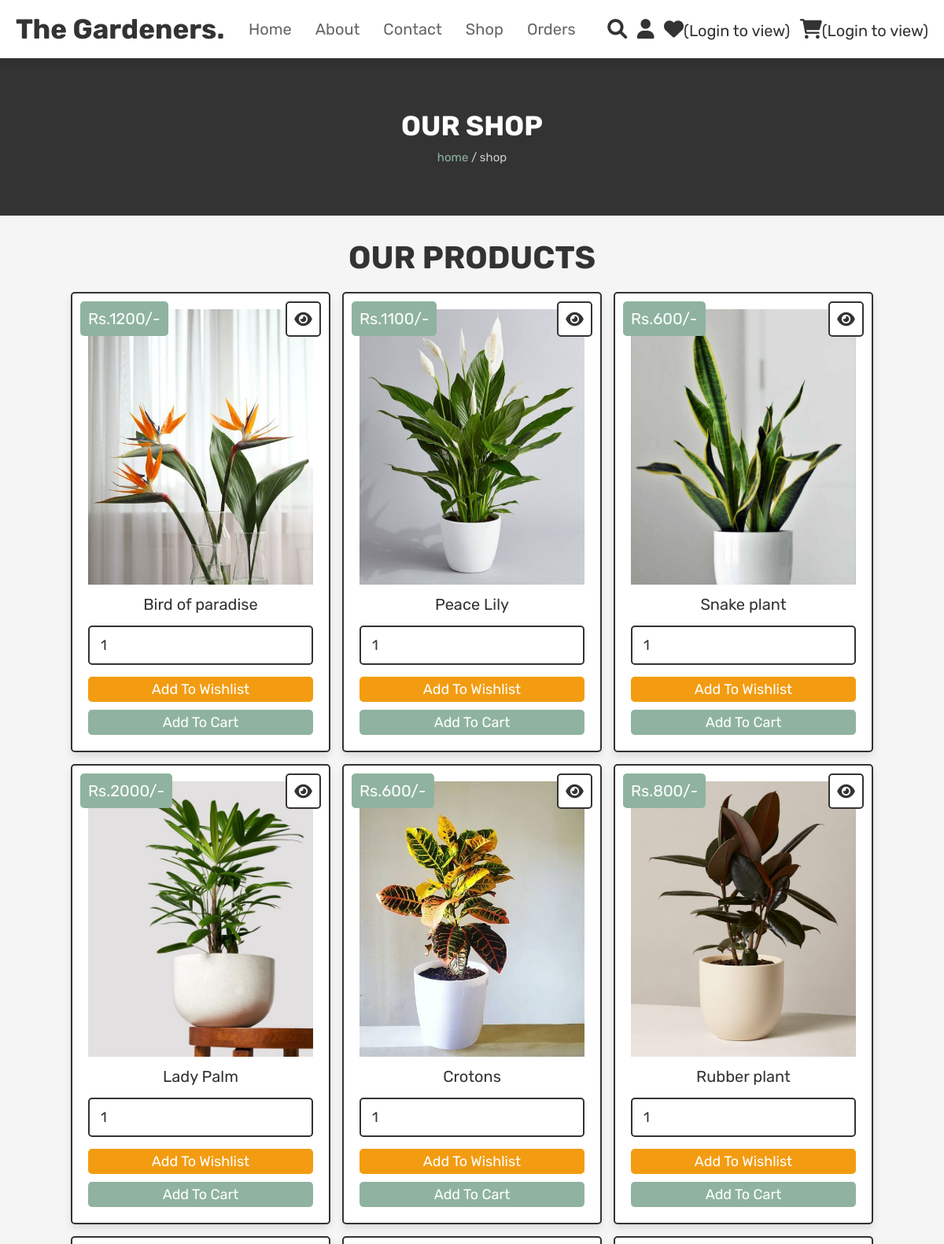
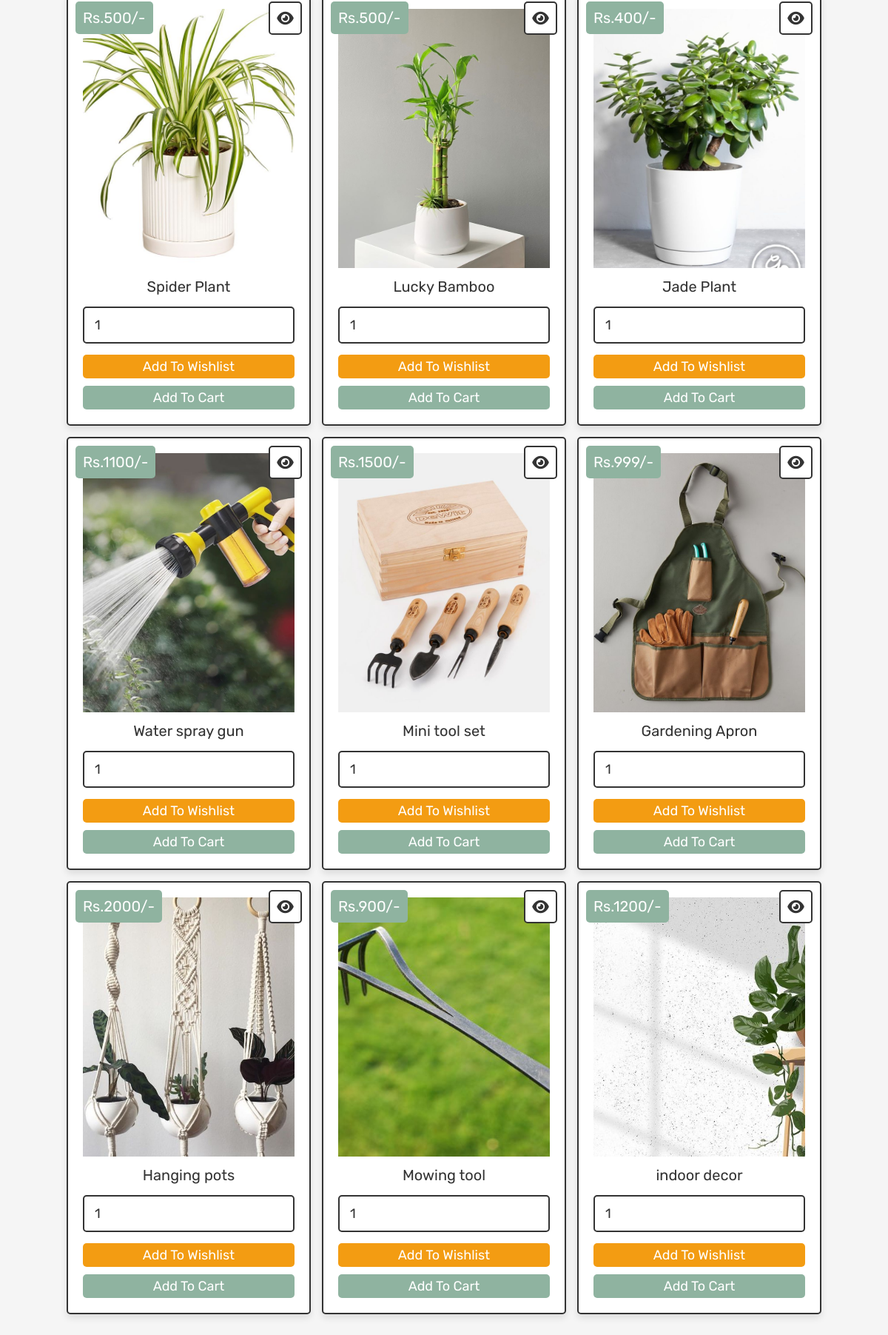
The page /shop.php (upper part) on the database its author committed (2 pictures, top to bottom).
### tables this page shows
CREATE TABLE `products` (
  `id` int(100) NOT NULL,
  `name` varchar(100) NOT NULL,
  `details` varchar(500) NOT NULL,
  `price` int(100) NOT NULL,
  `image` varchar(100) NOT NULL
);

### shop.php (the view, shortened to what this page needs)
<?php
@include 'config.php';
?>
<!DOCTYPE html>
<html lang="en">
<head>
    <link rel="stylesheet" href="https://cdnjs.cloudflare.com/ajax/libs/font-awesome/6.0.0/css/all.min.css">
    <link rel="stylesheet" href="css/style.css">
</head>
<body>
    <?php @include 'header.php'; ?>
    <section class="heading">
        <h3>our shop</h3>
        <p> <a href="home.php">home</a> / shop </p>
    </section>
    <section class="products">
        <h1 class="title">our products</h1>
        <div class="box-container">
            <?php
         $select_products = mysqli_query($conn, "SELECT * FROM `products`") or die('query failed');
         if(mysqli_num_rows($select_products) > 0){
            while($fetch_products = mysqli_fetch_assoc($select_products)){
      ?>
            <form action="" method="POST" class="box">
                <a href="view_page.php?pid=<?php echo $fetch_products['id']; ?>" class="fas fa-eye"></a>
                <div class="price">Rs.<?php echo $fetch_products['price']; ?>/-</div>
                <img src="uploaded_img/<?php echo $fetch_products['image']; ?>" alt="" class="image">
                <div class="name"><?php echo $fetch_products['name']; ?></div>
                <input type="number" name="product_quantity" value="1" min="0" class="qty">
                <input type="submit" value="add to wishlist" name="add_to_wishlist" class="option-btn">
                <input type="submit" value="add to cart" name="add_to_cart" class="btn">
            </form>
            <?php
         }
      }else{
         echo '<p class="empty">no products added yet!</p>';
      }
      ?>
        </div>
    </section>
</body>
</html>

### css/style.css (style rules this page uses)
:root { --pink:#e84393; --red:#c0392b; --orange:#f39c12; --black:#333; --white:#fff; --light-color:#666; --light-white:#ccc; --light-bg:#f5f5f5; --border:.2rem solid var(--black); --box-shadow:0 .5rem 1rem rgba(0,0,0,.1); --green: #8FB3A0; }
* { font-family: 'Rubik', sans-serif; margin:0; padding:0; box-sizing: border-box; outline: none; border:none; text-decoration: none; transition:all .2s linear; }
html { font-size: 62.5%; overflow-x: hidden; scroll-behavior: smooth; scroll-padding-top: 6.5rem; }
body { background: var(--light-bg); }
section { padding:3rem 2rem; }
.btn, .delete-btn, .option-btn { display: inline-block; border-radius: 0.5rem; margin-top: 1rem; font-size: 1.8rem; color:var(--white); cursor: pointer; padding:0.5rem 1rem; text-transform: capitalize; }
.btn { background-color: var(--green); }
.option-btn { background-color: var(--orange); }
.heading { display: flex; flex-flow: column; align-items: center; justify-content: center; gap:1rem; background-color: var(--black); text-align: center; min-height: 25vh; }
.heading h3 { font-size: 3.5rem; color:var(--white); text-transform: uppercase; }
.heading p { font-size: 1.5rem; color:var(--light-white); }
.heading p a { color:var(--green); }
.title { text-align: center; margin-bottom: 2rem; color:var(--black); text-transform: uppercase; font-size: 4rem; }
.products .box-container { max-width: 1200px; margin:0 auto; display: grid; grid-template-columns: repeat(auto-fit, 33rem); gap:1.5rem; align-items: flex-start; justify-content: center; }
.products .box-container .box { background-color: var(--white); border:var(--border); box-shadow: var(--box-shadow); border-radius: .5rem; padding:2rem; text-align: center; position: relative; }
.products .box-container .box .image { height: 35rem; width: 100%; object-fit: cover; }
.products .box-container .box .fa-eye, .products .box-container .box .price { position: absolute; top:1rem; border-radius: .5rem; }
.products .box-container .box .price { font-size: 2rem; padding:1rem; background-color: var(--green); color:var(--white); left:1rem; }
.products .box-container .box .fa-eye { right:1rem; height: 4.5rem; width: 4.5rem; line-height: 4.2rem; font-size: 2rem; background-color: var(--white); color:var(--black); border:var(--border); }
.products .box-container .box .name { margin:1rem; font-size: 2rem; color:var(--black); }
.products .box-container .box .qty { width: 100%; padding:1.2rem 1.4rem; font-size: 1.8rem; color:var(--black); border:var(--border); border-radius: .5rem; margin:.5rem 0; }
.products .box-container .box .btn, .products .box-container .box .option-btn { width: 100%; }

### rows shown on the page
products: price "1200", image (picture), name "Bird of paradise"
products: price "1100", image (picture), name "Peace Lily"
products: price "600", image (picture), name "Snake plant"
products: price "2000", image (picture), name "Lady Palm"
products: price "600", image (picture), name "Crotons"
products: price "800", image (picture), name "Rubber plant"
products: price "500", image (picture), name "Spider Plant"
products: price "500", image (picture), name "Lucky Bamboo"
products: price "400", image (picture), name "Jade Plant"
products: price "1100", image (picture), name "Water spray gun"
products: price "1500", image (picture), name "Mini tool set"
products: price "999", image (picture), name "Gardening Apron"
products: price "2000", image (picture), name "Hanging pots"
products: price "900", image (picture), name "Mowing tool"
products: price "1200", image (picture), name "indoor decor"
